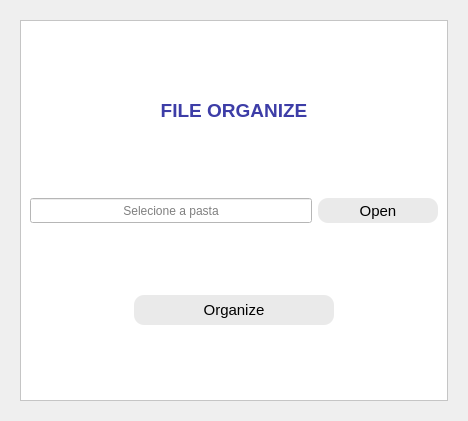
<?xml version="1.0" encoding="UTF-8"?>
<ui version="4.0">
 <class>MainWindow</class>
 <widget class="QMainWindow" name="MainWindow">
  <property name="geometry">
   <rect>
    <x>0</x>
    <y>0</y>
    <width>468</width>
    <height>421</height>
   </rect>
  </property>
  <property name="windowTitle">
   <string>MainWindow</string>
  </property>
  <property name="styleSheet">
   <string notr="true">backgroun-color: rgb(255, 255, 255);
</string>
  </property>
  <widget class="QWidget" name="centralwidget">
   <layout class="QVBoxLayout" name="verticalLayout_2">
    <property name="leftMargin">
     <number>20</number>
    </property>
    <property name="topMargin">
     <number>20</number>
    </property>
    <property name="rightMargin">
     <number>20</number>
    </property>
    <property name="bottomMargin">
     <number>20</number>
    </property>
    <item>
     <widget class="QFrame" name="frame">
      <property name="styleSheet">
       <string notr="true">background-color: rgb(255, 255, 255);</string>
      </property>
      <property name="frameShape">
       <enum>QFrame::StyledPanel</enum>
      </property>
      <property name="frameShadow">
       <enum>QFrame::Raised</enum>
      </property>
      <layout class="QVBoxLayout" name="verticalLayout">
       <item>
        <widget class="QLabel" name="label">
         <property name="text">
          <string>&lt;html&gt;&lt;head/&gt;&lt;body&gt;&lt;p align=&quot;center&quot;&gt;&lt;span style=&quot; font-size:10pt;&quot;&gt;&lt;img src=&quot;_img/sigma.png&quot;/&gt;&lt;/span&gt;&lt;/p&gt;&lt;p align=&quot;center&quot;&gt;&lt;span style=&quot; font-size:14pt; font-weight:600; color:#3d3da7;&quot;&gt;FILE ORGANIZE&lt;/span&gt;&lt;/p&gt;&lt;/body&gt;&lt;/html&gt;</string>
         </property>
        </widget>
       </item>
       <item>
        <layout class="QHBoxLayout" name="horizontalLayout_2">
         <item>
          <widget class="QLineEdit" name="txt_path">
           <property name="minimumSize">
            <size>
             <width>0</width>
             <height>25</height>
            </size>
           </property>
           <property name="alignment">
            <set>Qt::AlignCenter</set>
           </property>
           <property name="placeholderText">
            <string>Selecione a pasta</string>
           </property>
          </widget>
         </item>
         <item>
          <widget class="QPushButton" name="open_button">
           <property name="minimumSize">
            <size>
             <width>120</width>
             <height>25</height>
            </size>
           </property>
           <property name="font">
            <font>
             <pointsize>11</pointsize>
            </font>
           </property>
           <property name="cursor">
            <cursorShape>PointingHandCursor</cursorShape>
           </property>
           <property name="styleSheet">
            <string notr="true">QPushButton{border-radius:10px; background-color: rgb(234, 234, 234);}
QPushButton:hover{color: rgb(255, 255, 255);
background-color: rgb(0, 157, 235);}
</string>
           </property>
           <property name="text">
            <string>Open</string>
           </property>
          </widget>
         </item>
        </layout>
       </item>
       <item>
        <layout class="QHBoxLayout" name="horizontalLayout">
         <item>
          <widget class="QLabel" name="label_2">
           <property name="text">
            <string/>
           </property>
          </widget>
         </item>
         <item>
          <widget class="QPushButton" name="start_button">
           <property name="minimumSize">
            <size>
             <width>200</width>
             <height>30</height>
            </size>
           </property>
           <property name="font">
            <font>
             <pointsize>11</pointsize>
             <weight>50</weight>
             <bold>false</bold>
            </font>
           </property>
           <property name="cursor">
            <cursorShape>PointingHandCursor</cursorShape>
           </property>
           <property name="styleSheet">
            <string notr="true">QPushButton{border-radius:10px; background-color: rgb(234, 234, 234);}
QPushButton:hover{color: rgb(255, 255, 255);
background-color: rgb(0, 157, 235);}</string>
           </property>
           <property name="text">
            <string>Organize</string>
           </property>
          </widget>
         </item>
         <item>
          <widget class="QLabel" name="label_3">
           <property name="text">
            <string/>
           </property>
          </widget>
         </item>
        </layout>
       </item>
      </layout>
     </widget>
    </item>
   </layout>
  </widget>
 </widget>
 <resources/>
 <connections/>
</ui>
